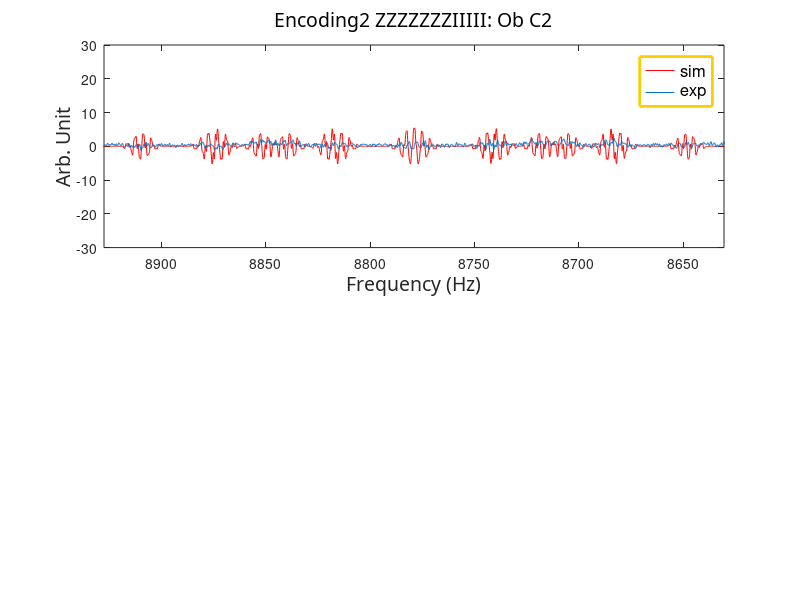
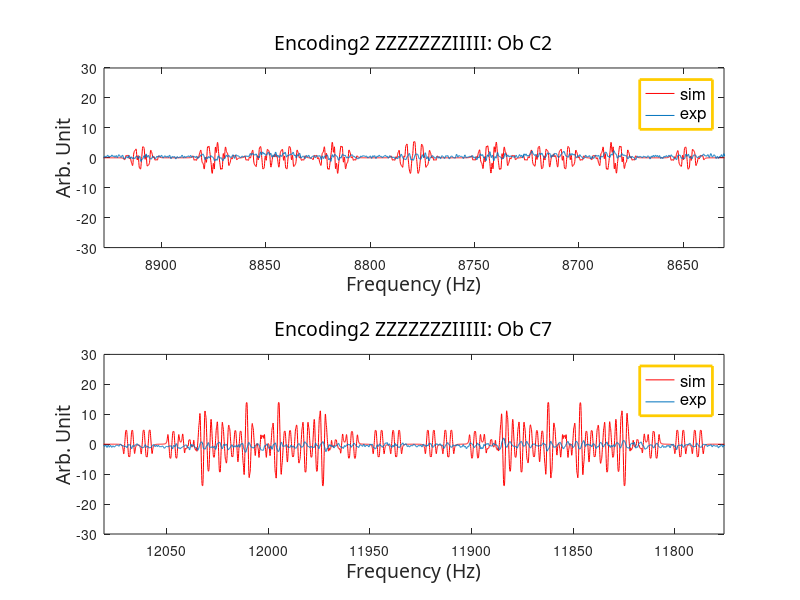

These figures' MATLAB source, in order:
clear

addpath H:\Matlab\Twqubit_Circuit_PPS\simulation\Encoding2_Operators

% %% for 7 qubits: Ob C2 %%%%%%%%
% load exp_encoding2_obC2_Hdecouple.mat
% 
% load Para_7qubit.mat
% T2 = [1 0.6 1 1 1 1 0.42]; 
% 
% [sigma_x,sigma_y,sigma_z,I,Ix,Iy,Iz,ST0,ST1,KIx,KIy,KIz] = MultiPauli(7); 
% rho = KIz{1}*KIx{2}*KIz{3}*KIz{4}*KIz{5}*KIz{6}*KIz{7};
% 
%  [peak_position,  peak_intensity, X, Y] = spectra( Para, rho, [2], T2 );
%  
% scale_factor = max(abs(Y_exp))/max(abs(Y));
% 
% subplot(2,1,1)
% 
% plot(X-0.1,Y,'r') %*scale_factor*0.9
% hold on
% plot(X_exp,-Y_exp/scale_factor)
% 
%     % plot setting
%     set(gca,'Xdir','reverse','Xlim', [min(X+90) max(X-90)],'Ylim',[-0.01 0.01]);
%     fontsize = 14;
%     fontsize_legend = 12;
%     
%     title_string = ['Encoding2 ZZZZZZZIIIII: Ob C2 with H decoupled'];
%     title({title_string},'FontWeight','normal','FontSize',fontsize,...
%    'FontName','Calibri',...
%    'FontAngle','normal');
% 
%     xlabel({'Frequency (Hz)'},'FontWeight','normal','FontSize',fontsize,...
%     'FontName','Calibri');
% 
%      ylabel({'Arb. Unit'},'FontWeight','normal','FontSize',fontsize,...
%     'FontName','Calibri');
% 
%      legend('sim','exp');
%      set(legend,'EdgeColor',[1 0.8 0],'YColor',[1 0.8 0],'XColor',[1 0.8 0],...
%     'LineWidth',2,...
%     'FontWeight','normal','FontSize',fontsize_legend);
% 
%  figure_name=strcat('encoding2_C2_Hdecouple-',date);
%  saveas(gca, figure_name, 'fig');
% 
%  %% for 7 qubits: Ob C7 %%%%%%%%
% load exp_encoding2_obC7_Hdecouple.mat
% 
% load Para_7qubit.mat
% T2 = [1 0.6 1 1 1 1 0.50]; 
% 
% [sigma_x,sigma_y,sigma_z,I,Ix,Iy,Iz,ST0,ST1,KIx,KIy,KIz] = MultiPauli(7); 
% rho = KIz{1}*KIz{2}*KIz{3}*KIz{4}*KIz{5}*KIz{6}*KIx{7};
% 
%  [peak_position,  peak_intensity, X, Y] = spectra( Para, rho, [7], T2 );
%  
% scale_factor = max(abs(Y_exp))/max(abs(Y));
% 
% subplot(2,1,2)
% 
% plot(X-0.1,Y,'r') %*scale_factor*0.9
% hold on
% plot(X_exp,Y_exp/scale_factor*1.2)
% 
%     % plot setting
%     set(gca,'Xdir','reverse','Xlim', [min(X+90) max(X-90)],'Ylim',[-0.01 0.01]);
%     fontsize = 14;
%     fontsize_legend = 12;
%     
%     title_string = ['Encoding2 ZZZZZZZIIIII: Ob C7 with H decoupled'];
%     title({title_string},'FontWeight','normal','FontSize',fontsize,...
%    'FontName','Calibri',...
%    'FontAngle','normal');
% 
%     xlabel({'Frequency (Hz)'},'FontWeight','normal','FontSize',fontsize,...
%     'FontName','Calibri');
% 
%      ylabel({'Arb. Unit'},'FontWeight','normal','FontSize',fontsize,...
%     'FontName','Calibri');
% 
%      legend('sim','exp');
%      set(legend,'EdgeColor',[1 0.8 0],'YColor',[1 0.8 0],'XColor',[1 0.8 0],...
%     'LineWidth',2,...
%     'FontWeight','normal','FontSize',fontsize_legend);
% 
%  figure_name=strcat('encoding2_C7_Hdecouple-',date);
%  saveas(gca, figure_name, 'fig');
 
%% for 12 qubits: Ob C2 %%%%%%%%
load exp_encoding2_obC2.mat
load encoding2_qubit2.mat

load Para_12qubit.mat
T2 = [1 0.31 1 1 1 1 0.42 1 1 1 1 1]; 

scale_factor = 1.3556e+05; % for C2

subplot(2,1,1)

plot(X-0.1,Y,'r') %*scale_factor*0.9
hold on
plot(X_exp,Y_exp/scale_factor)

    % plot setting
    set(gca,'Xdir','reverse','Xlim', [min(X+90) max(X-90)],'Ylim',[-30 30]);
    fontsize = 14;
    fontsize_legend = 12;
    
    title_string = ['Encoding2 ZZZZZZZIIIII: Ob C2'];
    title({title_string},'FontWeight','normal','FontSize',fontsize,...
   'FontName','Calibri',...
   'FontAngle','normal');

    xlabel({'Frequency (Hz)'},'FontWeight','normal','FontSize',fontsize,...
    'FontName','Calibri');

     ylabel({'Arb. Unit'},'FontWeight','normal','FontSize',fontsize,...
    'FontName','Calibri');

     legend('sim','exp');
     set(legend,'EdgeColor',[1 0.8 0],'YColor',[1 0.8 0],'XColor',[1 0.8 0],...
    'LineWidth',2,...
    'FontWeight','normal','FontSize',fontsize_legend);

 figure_name=strcat('encoding2_C2-',date);
 saveas(gca, figure_name, 'fig');

%% for 12 qubits: Ob C7 %%%%%%%%
load exp_encoding2_obC7.mat
load encoding2_qubit7.mat

load Para_12qubit.mat
T2 = [1 0.31 1 1 1 1 0.42 1 1 1 1 1]; 

% scale_factor = 1.3556e+05; % for C2
scale_factor = 1.6938e+05; % for C7

subplot(2,1,2)

plot(X+0.3,Y,'r') %*scale_factor*0.9
hold on
plot(X_exp,Y_exp/scale_factor)

    % plot setting
    set(gca,'Xdir','reverse','Xlim', [min(X+90) max(X-90)],'Ylim',[-30 30]);
    fontsize = 14;
    fontsize_legend = 12;
    
    title_string = ['Encoding2 ZZZZZZZIIIII: Ob C7'];
    title({title_string},'FontWeight','normal','FontSize',fontsize,...
   'FontName','Calibri',...
   'FontAngle','normal');

    xlabel({'Frequency (Hz)'},'FontWeight','normal','FontSize',fontsize,...
    'FontName','Calibri');

     ylabel({'Arb. Unit'},'FontWeight','normal','FontSize',fontsize,...
    'FontName','Calibri');

     legend('sim','exp');
     set(legend,'EdgeColor',[1 0.8 0],'YColor',[1 0.8 0],'XColor',[1 0.8 0],...
    'LineWidth',2,...
    'FontWeight','normal','FontSize',fontsize_legend);

 figure_name=strcat('encoding2_C7-',date);
 saveas(gca, figure_name, 'fig');
